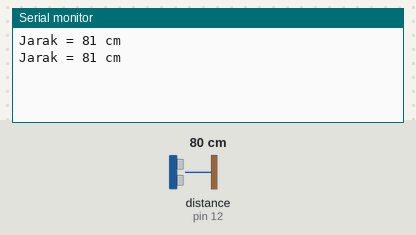
The sketch below on a simulated Arduino Uno, built with avr-gcc and run on an emulated ATmega328P. On the bench: the last lines printed to the serial monitor. The test bench sets the inputs (shaded band); at power-on: distance to the obstacle (sensor on pin 12) 80 cm. The echo pulse lasts 58.3 µs per cm.

Above: at 2.8 s.
2.9 s: distance to the obstacle (sensor on pin 12) set to 2 cm
At 3.6 s:
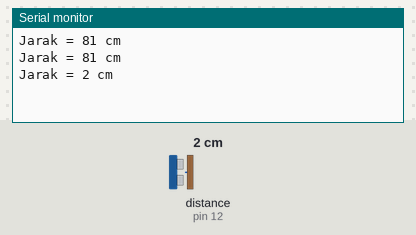
4.4 s: distance to the obstacle (sensor on pin 12) set to 4 cm
At 5.8 s:
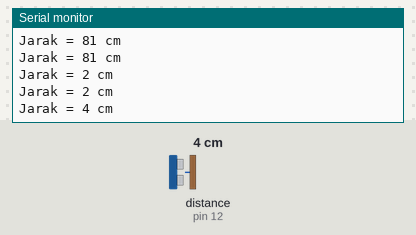
Timing chart, 0 to 7.4 s (numbered marks = the images above; inputs shaded):
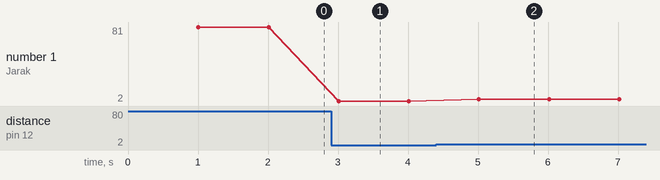

Measured:
- after the input at 2.9 s, the serial monitor: prints a new line after 0.11 s (image 1)
- after the input at 4.4 s, the serial monitor: prints a new line after 0.61 s (image 2)
- plotted number 1: 81 → 2 after the input at 2.9 s, 2 → 4 after the input at 4.4 s

The sketch:

tugas1_eis.ino
```cpp
#include <NewPing.h>

#define TRIGGER_PIN 11
#define ECHO_PIN 12

#define MAX_DISTANCE 200

NewPing sonar (TRIGGER_PIN, ECHO_PIN, MAX_DISTANCE);

void setup() {
  // put your setup code here, to run once:
Serial.begin(9600);
}

void loop() {
  // put your main code here, to run repeatedly:
delay (1000);

unsigned int distance = sonar.ping_cm();

Serial.print ("Jarak = ");
Serial.print (distance);
Serial.println (" cm");
}
```
